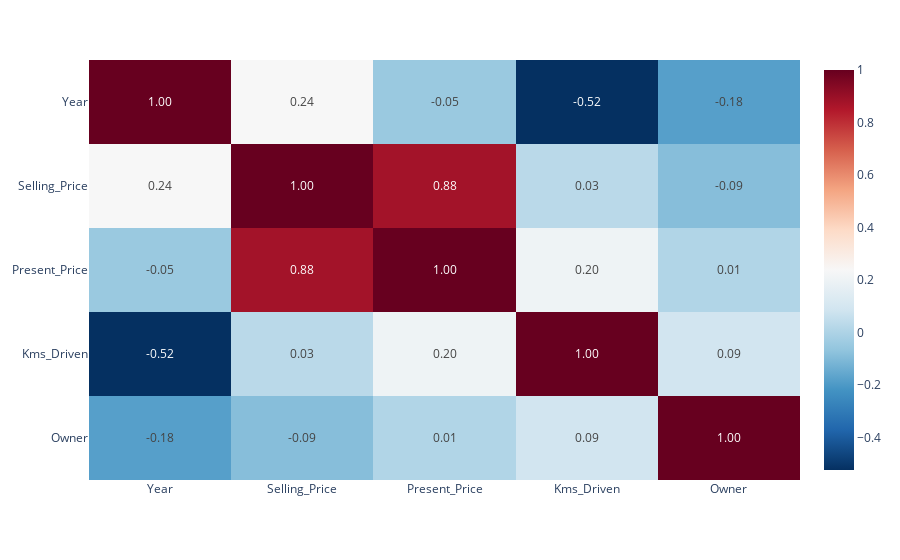

Notebook cell for this chart:
### Code cell
import plotly.express as px

numeric_df = df.select_dtypes(include=['number'])
corr_matrix = numeric_df.corr()

fig = px.imshow(corr_matrix, text_auto='.2f', aspect="auto", color_continuous_scale='RdBu_r')
fig.show()

### Figure 1 — Plotly figure (JSON) as saved in the notebook; plotly's stock layout.template omitted (floating-point values rounded to 4 significant figures)
{"data": [{"coloraxis": "coloraxis", "hovertemplate": "x: %{x}<br>y: %{y}<br>color: %{z}<extra></extra>", "name": "0", "texttemplate": "%{z:.2f}", "type": "heatmap", "x": ["Year", "Selling_Price", "Present_Price", "Kms_Driven", "Owner"], "xaxis": "x", "y": ["Year", "Selling_Price", "Present_Price", "Kms_Driven", "Owner"], "yaxis": "y", "z": [[1, 0.2361, -0.04758, -0.5243, -0.1821], [0.2361, 1, 0.879, 0.02919, -0.08834], [-0.04758, 0.879, 1, 0.2036, 0.008057], [-0.5243, 0.02919, 0.2036, 1, 0.08922], [-0.1821, -0.08834, 0.008057, 0.08922, 1]]}], "layout": {"coloraxis": {"colorscale": [[0, "rgb(5,48,97)"], [0.1, "rgb(33,102,172)"], [0.2, "rgb(67,147,195)"], [0.3, "rgb(146,197,222)"], [0.4, "rgb(209,229,240)"], [0.5, "rgb(247,247,247)"], [0.6, "rgb(253,219,199)"], [0.7, "rgb(244,165,130)"], [0.8, "rgb(214,96,77)"], [0.9, "rgb(178,24,43)"], [1, "rgb(103,0,31)"]]}, "margin": {"t": 60}, "xaxis": {"anchor": "y", "domain": [0, 1]}, "yaxis": {"anchor": "x", "autorange": "reversed", "domain": [0, 1]}}}
